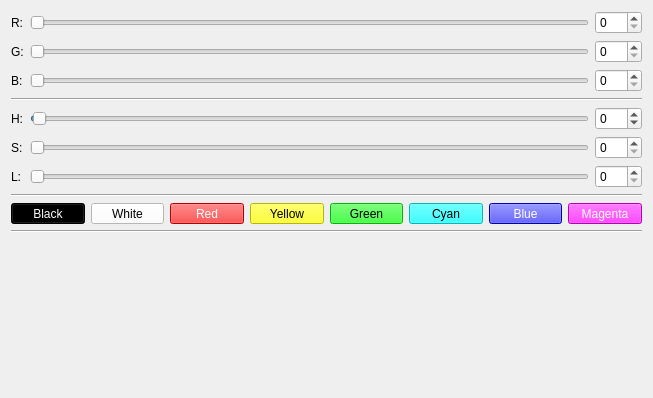
<?xml version="1.0" encoding="UTF-8"?>
<ui version="4.0">
 <class>RGBLEDV2</class>
 <widget class="QWidget" name="RGBLED">
  <property name="geometry">
   <rect>
    <x>0</x>
    <y>0</y>
    <width>653</width>
    <height>398</height>
   </rect>
  </property>
  <property name="windowTitle">
   <string>Form</string>
  </property>
  <layout class="QVBoxLayout" name="verticalLayout">
   <item>
    <layout class="QGridLayout" name="gridLayout">
     <item row="6" column="0">
      <widget class="QLabel" name="label">
       <property name="text">
        <string>L:</string>
       </property>
      </widget>
     </item>
     <item row="5" column="0">
      <widget class="QLabel" name="label_2">
       <property name="text">
        <string>S:</string>
       </property>
      </widget>
     </item>
     <item row="4" column="0">
      <widget class="QLabel" name="label_3">
       <property name="text">
        <string>H:</string>
       </property>
      </widget>
     </item>
     <item row="2" column="0">
      <widget class="QLabel" name="label_4">
       <property name="text">
        <string>B:</string>
       </property>
      </widget>
     </item>
     <item row="0" column="0">
      <widget class="QLabel" name="label_5">
       <property name="text">
        <string>R:</string>
       </property>
      </widget>
     </item>
     <item row="1" column="0">
      <widget class="QLabel" name="label_6">
       <property name="text">
        <string>G:</string>
       </property>
      </widget>
     </item>
     <item row="0" column="1">
      <widget class="QSlider" name="slider_r">
       <property name="maximum">
        <number>255</number>
       </property>
       <property name="orientation">
        <enum>Qt::Horizontal</enum>
       </property>
      </widget>
     </item>
     <item row="1" column="1">
      <widget class="QSlider" name="slider_g">
       <property name="maximum">
        <number>255</number>
       </property>
       <property name="orientation">
        <enum>Qt::Horizontal</enum>
       </property>
      </widget>
     </item>
     <item row="2" column="1">
      <widget class="QSlider" name="slider_b">
       <property name="maximum">
        <number>255</number>
       </property>
       <property name="orientation">
        <enum>Qt::Horizontal</enum>
       </property>
      </widget>
     </item>
     <item row="4" column="1">
      <widget class="QSlider" name="slider_h">
       <property name="minimum">
        <number>-1</number>
       </property>
       <property name="maximum">
        <number>359</number>
       </property>
       <property name="orientation">
        <enum>Qt::Horizontal</enum>
       </property>
      </widget>
     </item>
     <item row="5" column="1">
      <widget class="QSlider" name="slider_s">
       <property name="maximum">
        <number>255</number>
       </property>
       <property name="orientation">
        <enum>Qt::Horizontal</enum>
       </property>
      </widget>
     </item>
     <item row="6" column="1">
      <widget class="QSlider" name="slider_l">
       <property name="maximum">
        <number>255</number>
       </property>
       <property name="orientation">
        <enum>Qt::Horizontal</enum>
       </property>
      </widget>
     </item>
     <item row="10" column="0" colspan="3">
      <widget class="QLabel" name="label_color">
       <property name="sizePolicy">
        <sizepolicy hsizetype="Preferred" vsizetype="Preferred">
         <horstretch>0</horstretch>
         <verstretch>1</verstretch>
        </sizepolicy>
       </property>
       <property name="text">
        <string/>
       </property>
      </widget>
     </item>
     <item row="0" column="2">
      <widget class="QSpinBox" name="spin_r">
       <property name="maximum">
        <number>255</number>
       </property>
      </widget>
     </item>
     <item row="1" column="2">
      <widget class="QSpinBox" name="spin_g">
       <property name="maximum">
        <number>255</number>
       </property>
      </widget>
     </item>
     <item row="2" column="2">
      <widget class="QSpinBox" name="spin_b">
       <property name="maximum">
        <number>255</number>
       </property>
      </widget>
     </item>
     <item row="4" column="2">
      <widget class="QSpinBox" name="spin_h">
       <property name="minimum">
        <number>-1</number>
       </property>
       <property name="maximum">
        <number>359</number>
       </property>
      </widget>
     </item>
     <item row="5" column="2">
      <widget class="QSpinBox" name="spin_s">
       <property name="maximum">
        <number>255</number>
       </property>
      </widget>
     </item>
     <item row="6" column="2">
      <widget class="QSpinBox" name="spin_l">
       <property name="maximum">
        <number>255</number>
       </property>
      </widget>
     </item>
     <item row="9" column="0" colspan="3">
      <widget class="Line" name="line">
       <property name="orientation">
        <enum>Qt::Horizontal</enum>
       </property>
      </widget>
     </item>
     <item row="3" column="0" colspan="3">
      <widget class="Line" name="line_2">
       <property name="orientation">
        <enum>Qt::Horizontal</enum>
       </property>
      </widget>
     </item>
     <item row="8" column="0" colspan="3">
      <layout class="QHBoxLayout" name="horizontalLayout">
       <item>
        <widget class="QToolButton" name="button_black">
         <property name="sizePolicy">
          <sizepolicy hsizetype="Minimum" vsizetype="Fixed">
           <horstretch>0</horstretch>
           <verstretch>0</verstretch>
          </sizepolicy>
         </property>
         <property name="styleSheet">
          <string notr="true">color: white; background: black;</string>
         </property>
         <property name="text">
          <string>Black</string>
         </property>
        </widget>
       </item>
       <item>
        <widget class="QToolButton" name="button_white">
         <property name="sizePolicy">
          <sizepolicy hsizetype="Minimum" vsizetype="Fixed">
           <horstretch>0</horstretch>
           <verstretch>0</verstretch>
          </sizepolicy>
         </property>
         <property name="styleSheet">
          <string notr="true">color: black; background: white;</string>
         </property>
         <property name="text">
          <string>White</string>
         </property>
        </widget>
       </item>
       <item>
        <widget class="QToolButton" name="button_red">
         <property name="sizePolicy">
          <sizepolicy hsizetype="Minimum" vsizetype="Fixed">
           <horstretch>0</horstretch>
           <verstretch>0</verstretch>
          </sizepolicy>
         </property>
         <property name="styleSheet">
          <string notr="true">color: white; background: red;</string>
         </property>
         <property name="text">
          <string>Red</string>
         </property>
        </widget>
       </item>
       <item>
        <widget class="QToolButton" name="button_yellow">
         <property name="sizePolicy">
          <sizepolicy hsizetype="Minimum" vsizetype="Fixed">
           <horstretch>0</horstretch>
           <verstretch>0</verstretch>
          </sizepolicy>
         </property>
         <property name="styleSheet">
          <string notr="true">color: black; background: yellow;</string>
         </property>
         <property name="text">
          <string>Yellow</string>
         </property>
        </widget>
       </item>
       <item>
        <widget class="QToolButton" name="button_green">
         <property name="sizePolicy">
          <sizepolicy hsizetype="Minimum" vsizetype="Fixed">
           <horstretch>0</horstretch>
           <verstretch>0</verstretch>
          </sizepolicy>
         </property>
         <property name="styleSheet">
          <string notr="true">color: black; background: #00FF00;</string>
         </property>
         <property name="text">
          <string>Green</string>
         </property>
        </widget>
       </item>
       <item>
        <widget class="QToolButton" name="button_cyan">
         <property name="sizePolicy">
          <sizepolicy hsizetype="Minimum" vsizetype="Fixed">
           <horstretch>0</horstretch>
           <verstretch>0</verstretch>
          </sizepolicy>
         </property>
         <property name="styleSheet">
          <string notr="true">color: black; background: cyan;</string>
         </property>
         <property name="text">
          <string>Cyan</string>
         </property>
        </widget>
       </item>
       <item>
        <widget class="QToolButton" name="button_blue">
         <property name="sizePolicy">
          <sizepolicy hsizetype="Minimum" vsizetype="Fixed">
           <horstretch>0</horstretch>
           <verstretch>0</verstretch>
          </sizepolicy>
         </property>
         <property name="styleSheet">
          <string notr="true">color: white; background: blue;</string>
         </property>
         <property name="text">
          <string>Blue</string>
         </property>
        </widget>
       </item>
       <item>
        <widget class="QToolButton" name="button_magenta">
         <property name="sizePolicy">
          <sizepolicy hsizetype="Minimum" vsizetype="Fixed">
           <horstretch>0</horstretch>
           <verstretch>0</verstretch>
          </sizepolicy>
         </property>
         <property name="styleSheet">
          <string notr="true">color: white; background: magenta;</string>
         </property>
         <property name="text">
          <string>Magenta</string>
         </property>
        </widget>
       </item>
      </layout>
     </item>
     <item row="7" column="0" colspan="3">
      <widget class="Line" name="line_3">
       <property name="orientation">
        <enum>Qt::Horizontal</enum>
       </property>
      </widget>
     </item>
    </layout>
   </item>
  </layout>
 </widget>
 <resources/>
 <connections/>
</ui>
